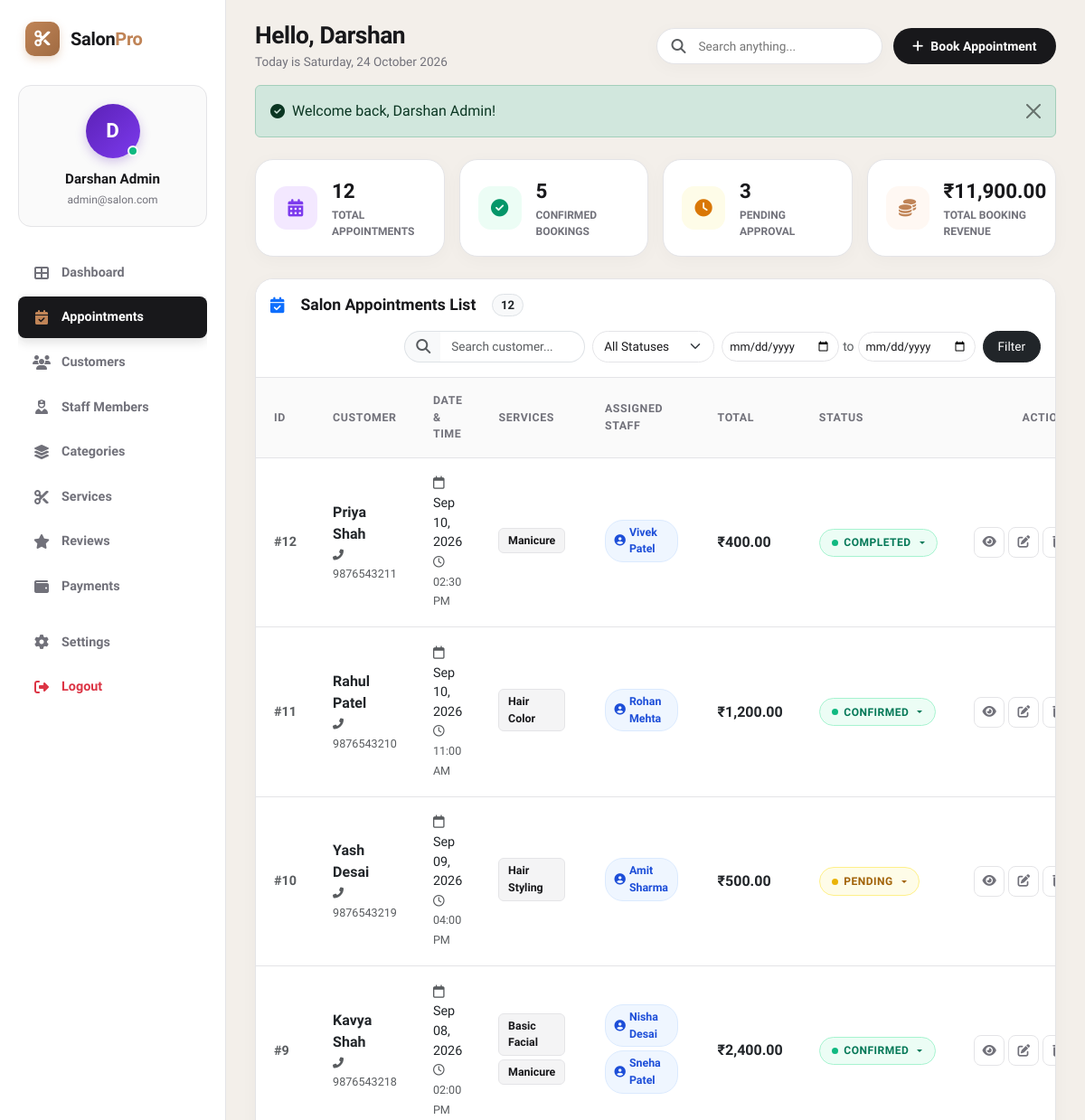
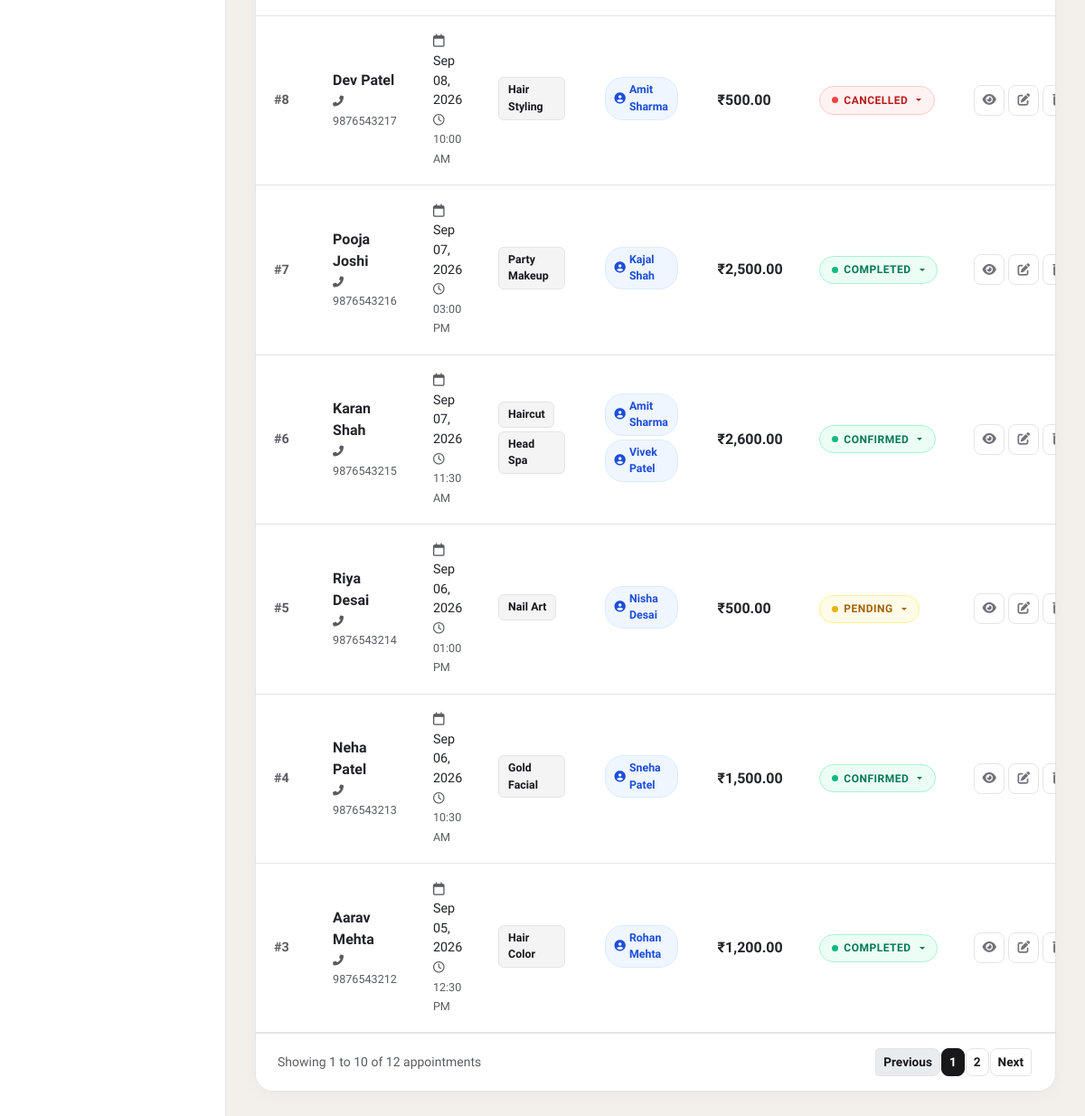
The page /admin/appointments.php (signed in) on the database its author committed (2 pictures, top to bottom).
### tables this page shows
CREATE TABLE `appointments` (
  `appointment_id` int(10) UNSIGNED NOT NULL,
  `customer_id` int(10) UNSIGNED NOT NULL,
  `appointment_date` date NOT NULL,
  `appointment_time` time NOT NULL,
  `status` enum('Pending','Confirmed','Completed','Cancelled') NOT NULL DEFAULT 'Pending',
  `notes` text DEFAULT NULL,
  `created_at` timestamp NOT NULL DEFAULT current_timestamp(),
  `updated_at` timestamp NOT NULL DEFAULT current_timestamp() ON UPDATE current_timestamp()
);

CREATE TABLE `customers` (
  `customer_id` int(10) UNSIGNED NOT NULL,
  `name` varchar(100) NOT NULL,
  `email` varchar(100) NOT NULL,
  `phone` varchar(15) NOT NULL,
  `password` varchar(255) NOT NULL,
  `gender` enum('Male','Female','Other') DEFAULT NULL,
  `address` varchar(255) DEFAULT NULL,
  `status` enum('active','inactive') NOT NULL DEFAULT 'active',
  `created_at` timestamp NOT NULL DEFAULT current_timestamp(),
  `updated_at` timestamp NOT NULL DEFAULT current_timestamp() ON UPDATE current_timestamp()
);

### admin/appointments.php (the view, shortened to what the rows shown need)
<?php
require_once __DIR__ . '/../includes/db.php';
require_once __DIR__ . '/../includes/auth.php';
$page = isset($_GET['page']) ? (int)$_GET['page'] : 1;
$limit = 10;
$offset = ($page - 1) * $limit;
$where_sql = "";
$sql = "SELECT
            a.appointment_id,
            a.customer_id,
            a.appointment_date,
            a.appointment_time,
            a.status,
            a.notes,
            a.created_at,
            c.name AS customer_name,
            c.email AS customer_email,
            c.phone AS customer_phone,
            COALESCE(SUM(aps.service_price), 0.00) AS total_amount,
            GROUP_CONCAT(DISTINCT s.service_name ORDER BY s.service_name SEPARATOR '||') AS service_names,
            GROUP_CONCAT(DISTINCT stf.name ORDER BY stf.name SEPARATOR '||') AS staff_names
        FROM appointments a
        JOIN customers c ON a.customer_id = c.customer_id
        LEFT JOIN appointment_services aps ON a.appointment_id = aps.appointment_id
        LEFT JOIN services s ON aps.service_id = s.service_id
        LEFT JOIN appointment_staff apst ON a.appointment_id = apst.appointment_id
        LEFT JOIN staff stf ON apst.staff_id = stf.staff_id
        $where_sql
        GROUP BY a.appointment_id
        ORDER BY a.appointment_id DESC
        LIMIT $limit OFFSET $offset";
$result = mysqli_query($conn, $sql);
include __DIR__ . '/../includes/header.php';
include __DIR__ . '/../includes/sidebar.php';
include __DIR__ . '/../includes/navbar.php';
?>
<div class="table-card">
    <div class="table-responsive-custom">
        <table class="table-custom">
            <thead>
                <tr>
                    <th>ID</th>
                    <th>CUSTOMER</th>
                    <th>DATE & TIME</th>
                    <th>SERVICES</th>
                    <th>ASSIGNED STAFF</th>
                    <th>TOTAL</th>
                    <th>STATUS</th>
                    <th class="text-end">ACTIONS</th>
                </tr>
            </thead>
            <tbody>
                <?php if ($result && mysqli_num_rows($result) > 0): ?>
                    <?php while ($app = mysqli_fetch_assoc($result)): ?>
                        <tr>
                            <td><strong class="text-muted">#<?php echo $app['appointment_id']; ?></strong></td>
                            <td>
                                <strong class="text-dark d-block fs-6"><?php echo htmlspecialchars($app['customer_name']); ?></strong>
                                <small class="text-muted"><i class="fas fa-phone-alt me-1" style="font-size:0.75rem;"></i><?php echo htmlspecialchars($app['customer_phone']); ?></small>
                            </td>
                            <td>
                                <div class="font-weight-600 text-dark"><i class="far fa-calendar me-1 text-muted"></i><?php echo date('M d, Y', strtotime($app['appointment_date'])); ?></div>
                                <small class="text-muted"><i class="far fa-clock me-1 text-muted"></i><?php echo date('h:i A', strtotime($app['appointment_time'])); ?></small>
                            </td>
                            <td>
                                <?php
                                if (!empty($app['service_names'])) {
                                    $srv_arr = explode('||', $app['service_names']);
                                    foreach ($srv_arr as $srv_item) {
                                        echo '<span class="chip-service">' . htmlspecialchars($srv_item) . '</span>';
                                    }
                                } else {
                                    echo '<span class="text-muted small">No services</span>';
                                }
                                ?>
                            </td>
                            <td>
                                <?php
                                if (!empty($app['staff_names'])) {
                                    $stf_arr = explode('||', $app['staff_names']);
                                    foreach ($stf_arr as $stf_item) {
                                        echo '<span class="chip-staff"><i class="fas fa-user-circle me-1"></i>' . htmlspecialchars($stf_item) . '</span>';
                                    }
                                } else {
                                    echo '<span class="text-muted small">Unassigned</span>';
                                }
                                ?>
                            </td>
                            <td><strong class="text-dark fs-6">₹<?php echo number_format($app['total_amount'], 2); ?></strong></td>
                            <td>
                                <div class="dropdown status-dropdown-wrapper d-inline-block">
                                    <button class="status-pill-btn status-<?php echo strtolower($app['status']); ?> dropdown-toggle" type="button" data-bs-toggle="dropdown" aria-expanded="false">
                                        <span class="status-dot"></span>
                                        <span><?php echo strtoupper($app['status']); ?></span>
                                    </button>
                                </div>
                            </td>
                            <td class="text-end">
                                <div class="d-inline-flex gap-1">
                                    <button class="btn-action btn-action-view" data-bs-toggle="modal" data-bs-target="#viewAppointmentModal<?php echo $app['appointment_id']; ?>" title="View Details">
                                        <i class="fas fa-eye"></i>
                                    </button>
                                    <button class="btn-action btn-action-edit" data-bs-toggle="modal" data-bs-target="#editAppointmentModal<?php echo $app['appointment_id']; ?>" title="Edit">
                                        <i class="fas fa-edit"></i>
                                    </button>
                                    <form action="appointments.php" method="POST" class="d-inline">
                                        <button type="submit" class="btn-action btn-action-delete confirm-delete" data-confirm="Are you sure you want to delete appointment #<?php echo $app['appointment_id']; ?>?" title="Delete">
                                            <i class="fas fa-trash-alt"></i>
                                        </button>
                                    </form>
                                </div>
                            </td>
                        </tr>
                    <?php endwhile; ?>
                <?php else: ?>
                    <tr>
                        <td colspan="8" class="text-center text-muted py-4">No appointments found matching your filters.</td>
                    </tr>
                <?php endif; ?>
            </tbody>
        </table>
    </div>
</div>
<?php include __DIR__ . '/../includes/footer.php'; ?>

### includes/sidebar.php (shortened to what the rows shown need)
<?php
$admin_display_name = isset($current_admin['name']) ? $current_admin['name'] : 'Administrator';
$admin_display_email = isset($current_admin['email']) ? $current_admin['email'] : 'admin@salon.com';
$initials = strtoupper(substr($admin_display_name, 0, 1));
?>
<aside id="sidebar">
    <div class="sidebar-profile-card">
        <div class="profile-avatar-circle">
            <?php echo htmlspecialchars($initials); ?>
            <span class="profile-avatar-status" title="Active"></span>
        </div>
        <div class="profile-name"><?php echo htmlspecialchars($admin_display_name); ?></div>
        <div class="profile-email"><?php echo htmlspecialchars($admin_display_email); ?></div>
    </div>
</aside>

### includes/navbar.php (shortened to what the rows shown need)
<?php
$admin_name = isset($current_admin['name']) ? strtok($current_admin['name'], " ") : 'Admin';
?>
<main id="main-content">
    <header class="top-header-bar">
        <div class="d-flex align-items-center gap-3">
            <div>
                <h1 class="greeting-title">Hello, <?php echo htmlspecialchars($admin_name); ?></h1>
                <p class="greeting-subtitle">Today is <?php echo date('l, d F Y'); ?></p>
            </div>
        </div>
    </header>
    <div class="dashboard-container">

### rows shown on the page
appointments: appointment_id "12", customer.name "Priya Shah", customer.phone "9876543211", appointment_date "Sep 10, 2026", appointment_time "02:30 PM", srv_item "Manicure", stf_item "Vivek Patel", total_amount "400.00", status "COMPLETED"
appointments: appointment_id "11", customer.name "Rahul Patel", customer.phone "9876543210", appointment_date "Sep 10, 2026", appointment_time "11:00 AM", srv_item "Hair Color", stf_item "Rohan Mehta", total_amount "1,200.00", status "CONFIRMED"
appointments: appointment_id "10", customer.name "Yash Desai", customer.phone "9876543219", appointment_date "Sep 09, 2026", appointment_time "04:00 PM", srv_item "Hair Styling", stf_item "Amit Sharma", total_amount "500.00", status "PENDING"
appointments: appointment_id "9", customer.name "Kavya Shah", customer.phone "9876543218", appointment_date "Sep 08, 2026", appointment_time "02:00 PM", srv_item "Basic Facial", srv_item "Manicure", stf_item "Nisha Desai", stf_item "Sneha Patel", total_amount "2,400.00", status "CONFIRMED"
appointments: appointment_id "8", customer.name "Dev Patel", customer.phone "9876543217", appointment_date "Sep 08, 2026", appointment_time "10:00 AM", srv_item "Hair Styling", stf_item "Amit Sharma", total_amount "500.00", status "CANCELLED"
appointments: appointment_id "7", customer.name "Pooja Joshi", customer.phone "9876543216", appointment_date "Sep 07, 2026", appointment_time "03:00 PM", srv_item "Party Makeup", stf_item "Kajal Shah", total_amount "2,500.00", status "COMPLETED"
appointments: appointment_id "6", customer.name "Karan Shah", customer.phone "9876543215", appointment_date "Sep 07, 2026", appointment_time "11:30 AM", srv_item "Haircut", srv_item "Head Spa", stf_item "Amit Sharma", stf_item "Vivek Patel", total_amount "2,600.00", status "CONFIRMED"
appointments: appointment_id "5", customer.name "Riya Desai", customer.phone "9876543214", appointment_date "Sep 06, 2026", appointment_time "01:00 PM", srv_item "Nail Art", stf_item "Nisha Desai", total_amount "500.00", status "PENDING"
appointments: appointment_id "4", customer.name "Neha Patel", customer.phone "9876543213", appointment_date "Sep 06, 2026", appointment_time "10:30 AM", srv_item "Gold Facial", stf_item "Sneha Patel", total_amount "1,500.00", status "CONFIRMED"

### other values the page prints
$initials "D"
$admin_display_name "Darshan Admin"
$admin_display_email "admin@salon.com"
$admin_name "Darshan"
$message "Welcome back, Darshan Admin!"
$stat_total "12"
$stat_conf "5"
$stat_pend "3"
$stat_rev "11,900.00"
$total_records "12"
